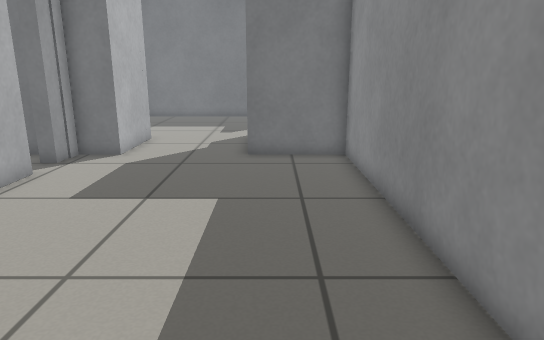
[1] (above)

18 first-person views from a walk through a world built for the Gazebo simulator. The camera is 0.78 m above the floor, tilts 14° down and sees 70° across. The floor is counted in squares, 0.25 m on a side. Each view is taken from the middle of a square. On the plan, view 1 faces up. The plan holds only what a view shows up to about 20 squares ahead; the rest is blank.

[2]
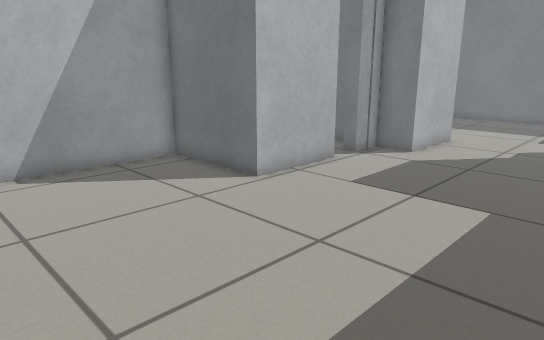

[3]
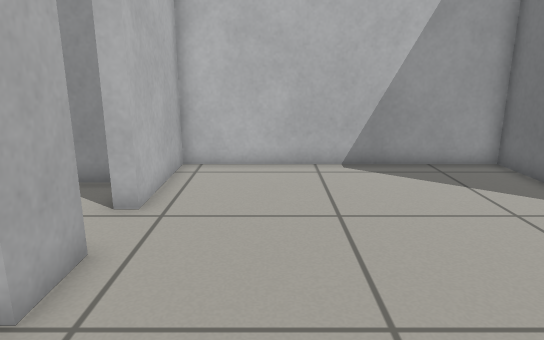

[4]
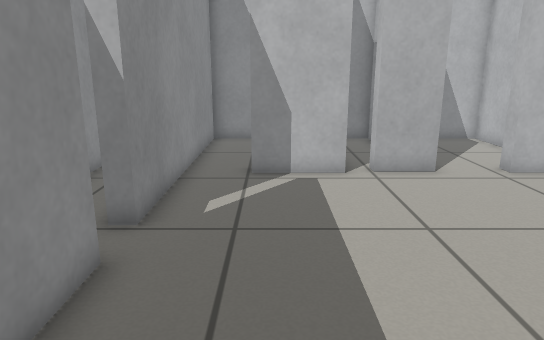

[5]
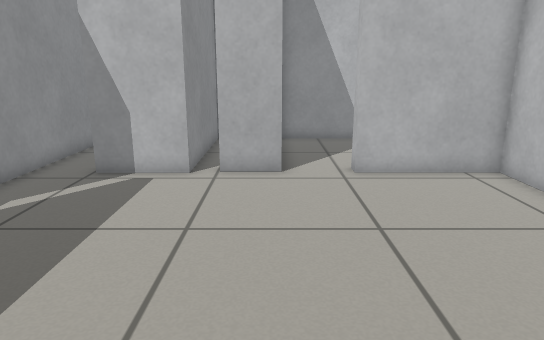

[6]
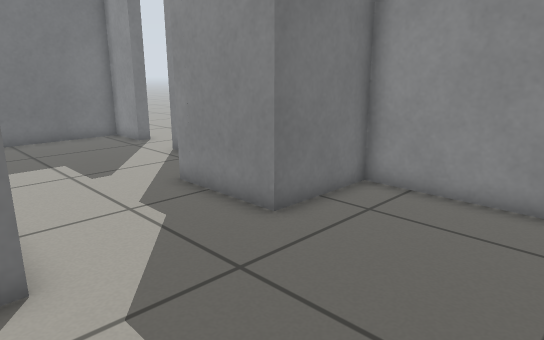

[7]
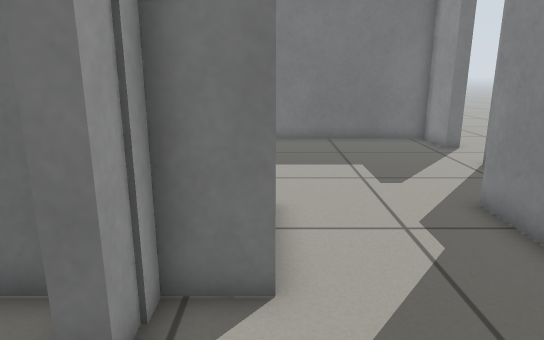

[8]
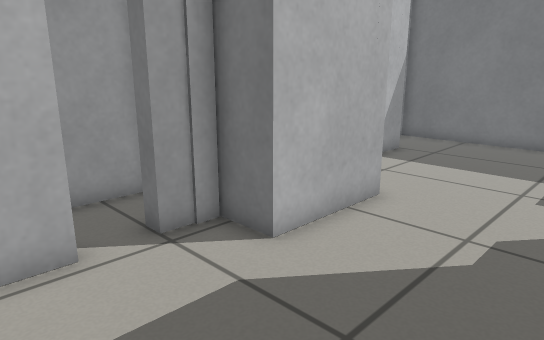

[9]
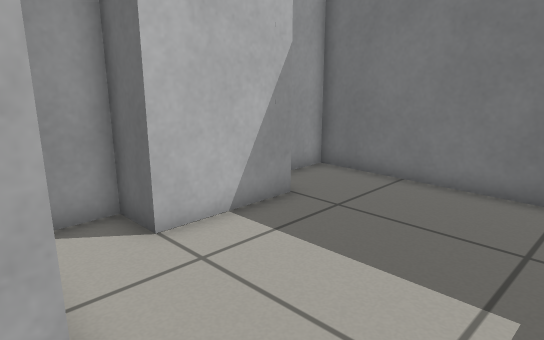

[10]
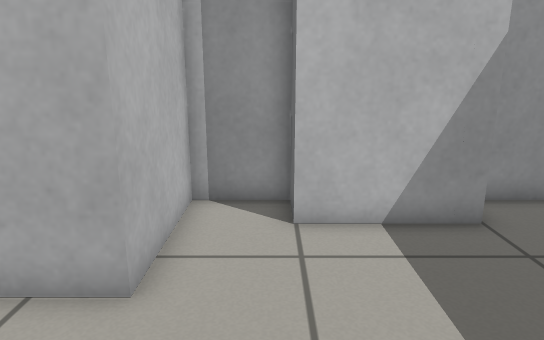

[11]
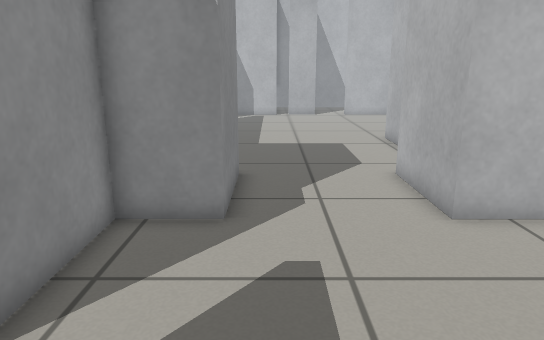

[12]
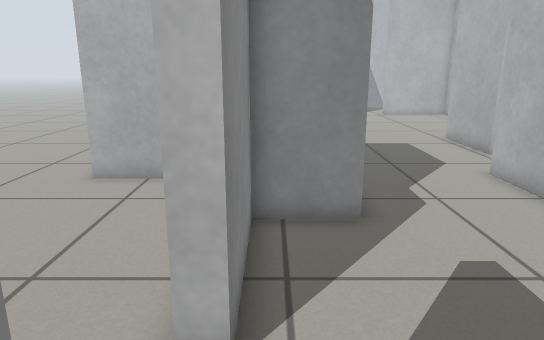

[13]
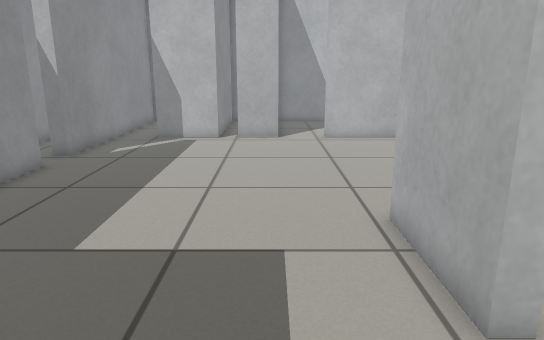

[14]
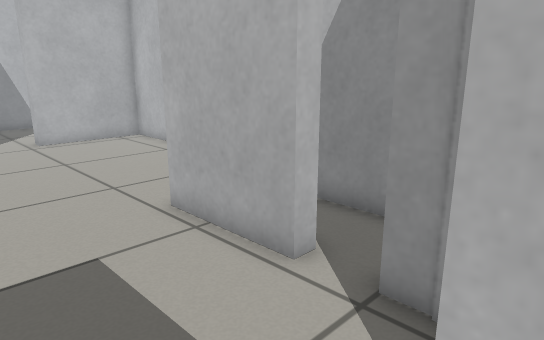

[15]
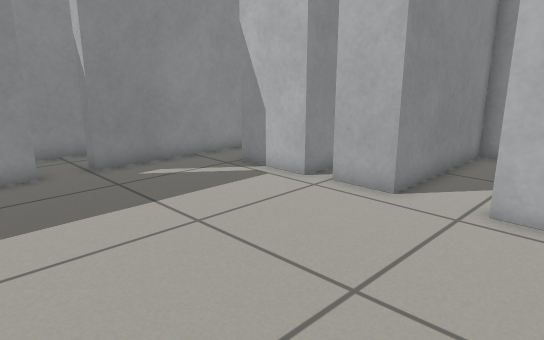

[16]
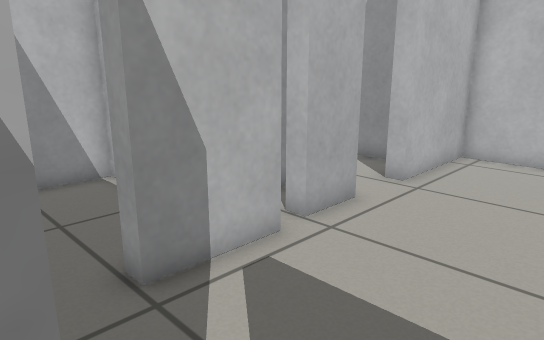

[17]
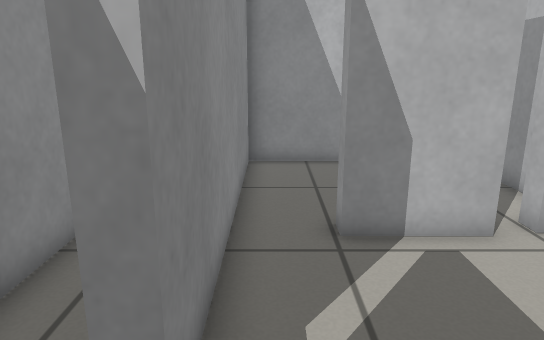

[18]
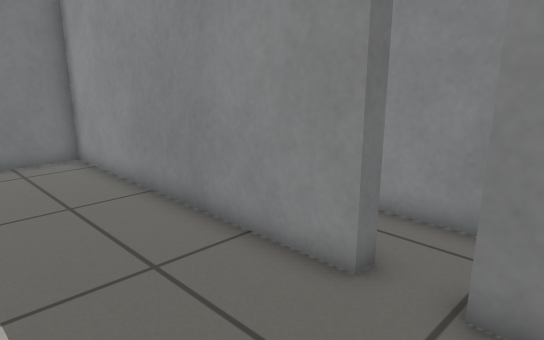

### Floor plan
Ten units are one square. View 1 is at (0, 0); x grows to the right and y downward. Boxes are objects, and circles mark ways between rooms. Rooms are numbered by the first view taken in them; rooms with no view inside come last. Other rooms are left out.
<svg viewBox="-128 -293 168 396">
<path fill="none" stroke="#000" d="M-76 -119 -76 -79 -123 -79 -123 31 -76 31M35 -30 29 -30 29 -150 -9 -150 -9 -190M-53 31 -33 31M-53 33 -33 33 -33 39M29 46 29 -13 35 -13M-59 -190 -59 -150 -76 -150 -76 -135M-24 98 -24 31 6 31 6 38M-87 -255 -87 -215 -103 -215 -103 -190 -59 -190M-9 -190 14 -190 14 -234 21 -234M21 -264 14 -264 14 -288 -103 -288 -103 -264M-76 31 -76 38M-100 46 -100 98 -53 98 -53 33M-19 98 29 98 29 46M-82 -119 -76 -119M-76 -135 -84 -135M-91 -150 -99 -150M-105 -148 -105 -100"/>
<circle cx="-25" cy="-207" r="3" fill="#2a7"/>
<circle cx="-65" cy="35" r="3" fill="#2a7"/>
<circle cx="15" cy="35" r="3" fill="#2a7"/>
<circle cx="-80" cy="-125" r="3" fill="#2a7"/>
<text x="-40" y="-60">1</text>
<text x="-40" y="-240">2</text>
<text x="-70" y="60">3</text>
<text x="0" y="70">4</text>
<text x="-90" y="-120">5</text>
</svg>
Room 1 opens to room 2. Room 1 opens to room 3. Room 1 opens to room 4. Room 1 opens to room 5.

Where each view was taken, in squares from view 1:
view 1: 0 up, 0 right, facing up
view 2: 0 up, 1 right, facing up-left
view 3: 0 up, 1 right, facing left
view 4: 9 up, 0 right, facing down
view 5: 9 up, 5 left, facing down
view 6: 9 up, 7 left, facing up-right
view 7: 10 up, 6 left, facing up
view 8: 10 up, 1 left, facing up-left
view 9: 18 up, 2 left, facing up-left
view 10: 21 up, 1 left, facing left
view 11: 27 up, 2 left, facing down
view 12: 27 up, 1 right, facing down
view 13: 16 up, 5 left, facing down
view 14: 16 up, 3 left, facing down-left
view 15: 6 up, 10 left, facing down-right
view 16: 2 up, 3 right, facing down-left
view 17: 4 up, 2 right, facing down
view 18: 0 up, 2 left, facing up-right
